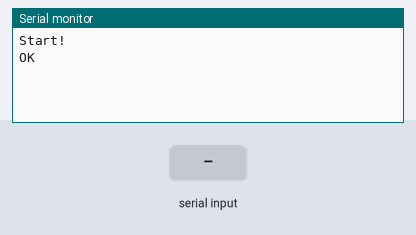
This sketch was run on a simulated Arduino Uno, built with avr-gcc and run on an emulated ATmega328P. On the bench: the last lines printed to the serial monitor. The inputs (shaded band) are chosen by the test bench. The modem is registered and sends nothing unless stated; the modem accepts every AT command (registered, SIM ready, sends succeed) and sends nothing else.

Above: at 1.7 s.
1.8 s: "1" received over the second serial link
At 2.1 s:
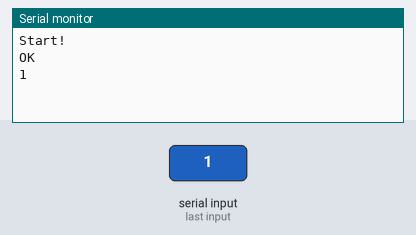
3.3 s: "0" received over the second serial link
At 4.5 s:
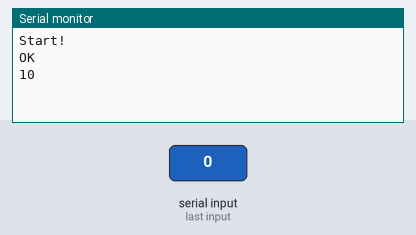

Measured:
- after the input at 1.8 s, the serial monitor: prints a new line at once (image 1)
- after the input at 3.3 s, the serial monitor: prints a new line at once (image 2)

The sketch:

test-sms-sim800l.ino
```cpp
/*
 * Скетч представляет собой эхо-смс.
 * Шлет тестовое сообщение на указанный номер,
 * а в цикле loop ждет смс, и шлет ответ на него на тот же номер
 * с текстом содержащимся в переменной.
 */

#include <SoftwareSerial.h>
#include <Sim800l.h>

Sim800l Sim800l;
bool sending;

SoftwareSerial SIM800(8, 9);        // 8 - RX Arduino (TX SIM800L), 9 - TX Arduino (RX SIM800L)

String sms_text = "This is test message!";  // такое сообщение
String tel_number = "+375295689321";        // на этот номер

String numberSms, textSms;
const char ans = "OK";


void setup() {
  Serial.begin(9600);               // Скорость обмена данными с компьютером
  Serial.println("Start!");
  SIM800.begin(9600);               // Скорость обмена данными с модемом
  Sim800l.begin();                                                       // инициализируем библиотеку
  SIM800.println("AT");
  //sending = Sim800l.sendSms(tel_number, sms_text);   // шлем сообщение
  //Serial.println(sending);
  //Serial.println("Message sent");
}

void loop() {
  //textSms=Sim800l.readSms(1);                                            // читаем смс
  //Serial.println(textSms);                                               // пишем текст в консоль

  if (SIM800.available())           // Ожидаем прихода данных (ответа) от модема...
  Serial.write(SIM800.read());    // ...и выводим их в Serial
  if (Serial.available())           // Ожидаем команды по Serial...
  SIM800.write(Serial.read());    // ...и отправляем полученную команду модему

//  if (textSms.indexOf("OK")!=-1) {                                       // убеждаемся что пришел ответ от модуля о выполнении команды
//    numberSms=Sim800l.getNumberSms(1);                                   // получаем номер абонента приславшего смс
//    Serial.println(numberSms);                                           // пишем в консоль номер абонента приславшего смс
//    Sim800l.sendSms(numberSms, textSms);                                 // когда получаем смс отправляем ответ
//    Serial.println("Answer sent");
//    Sim800l.delAllSms();                                                 // удаляет все сообщения
//  }
//  Serial.println("iter");                                                // выводит при каждой итерации цикла loop
}
```
